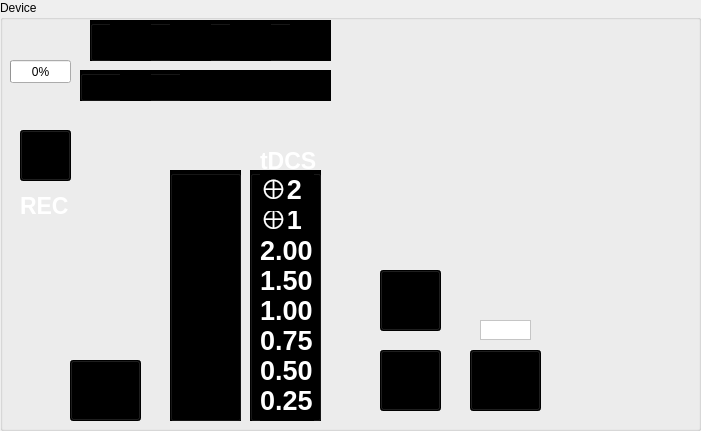
   <widget class="QGroupBox" name="deviceBox">
    <property name="geometry">
     <rect>
      <x>30</x>
      <y>60</y>
      <width>701</width>
      <height>431</height>
     </rect>
    </property>
    <property name="title">
     <string>Device</string>
    </property>
    <widget class="QPushButton" name="selectButton">
     <property name="geometry">
      <rect>
       <x>70</x>
       <y>360</y>
       <width>71</width>
       <height>61</height>
      </rect>
     </property>
     <property name="styleSheet">
      <string notr="true">background-color: rgb(0, 0, 0);</string>
     </property>
     <property name="text">
      <string/>
     </property>
     <property name="icon">
      <iconset resource="../res/Resource.qrc">
       <normaloff>:/Images/select.png</normaloff>
       <normalon>:/Images/select.png</normalon>:/Images/select.png</iconset>
     </property>
     <property name="iconSize">
      <size>
       <width>60</width>
       <height>60</height>
      </size>
     </property>
     <property name="flat">
      <bool>false</bool>
     </property>
    </widget>
    <widget class="QPushButton" name="upButton">
     <property name="geometry">
      <rect>
       <x>380</x>
       <y>270</y>
       <width>61</width>
       <height>61</height>
      </rect>
     </property>
     <property name="styleSheet">
      <string notr="true">background-color: rgb(0, 0, 0);</string>
     </property>
     <property name="text">
      <string/>
     </property>
     <property name="icon">
      <iconset resource="../res/Resource.qrc">
       <normaloff>:/Images/up_arrow.png</normaloff>
       <normalon>:/Images/up_arrow.png</normalon>:/Images/up_arrow.png</iconset>
     </property>
     <property name="iconSize">
      <size>
       <width>60</width>
       <height>60</height>
      </size>
     </property>
     <property name="flat">
      <bool>false</bool>
     </property>
    </widget>
    <widget class="QPushButton" name="downButton">
     <property name="geometry">
      <rect>
       <x>380</x>
       <y>350</y>
       <width>61</width>
       <height>61</height>
      </rect>
     </property>
     <property name="styleSheet">
      <string notr="true">background-color: rgb(0, 0, 0);</string>
     </property>
     <property name="text">
      <string/>
     </property>
     <property name="icon">
      <iconset resource="../res/Resource.qrc">
       <normaloff>:/Images/down_arrow.png</normaloff>
       <normalon>:/Images/down_arrow.png</normalon>:/Images/down_arrow.png</iconset>
     </property>
     <property name="iconSize">
      <size>
       <width>60</width>
       <height>60</height>
      </size>
     </property>
     <property name="flat">
      <bool>false</bool>
     </property>
    </widget>
    <widget class="QProgressBar" name="batteryIcon">
     <property name="geometry">
      <rect>
       <x>10</x>
       <y>60</y>
       <width>61</width>
       <height>23</height>
      </rect>
     </property>
     <property name="value">
      <number>0</number>
     </property>
    </widget>
    <widget class="QGroupBox" name="sessionGroup">
     <property name="geometry">
      <rect>
       <x>90</x>
       <y>20</y>
       <width>241</width>
       <height>41</height>
      </rect>
     </property>
     <property name="styleSheet">
      <string notr="true">background-color: rgb(243, 243, 243);
background-color: rgb(0, 0, 0);</string>
     </property>
     <property name="title">
      <string/>
     </property>
     <property name="checkable">
      <bool>false</bool>
     </property>
     <widget class="QLabel" name="mins20">
      <property name="geometry">
       <rect>
        <x>20</x>
        <y>0</y>
        <width>41</width>
        <height>41</height>
       </rect>
      </property>
      <property name="text">
       <string/>
      </property>
      <property name="pixmap">
       <pixmap resource="../res/Resource.qrc">:/Images/20_mins_off.png</pixmap>
      </property>
      <property name="scaledContents">
       <bool>true</bool>
      </property>
     </widget>
     <widget class="QLabel" name="mins45">
      <property name="geometry">
       <rect>
        <x>80</x>
        <y>0</y>
        <width>41</width>
        <height>41</height>
       </rect>
      </property>
      <property name="text">
       <string/>
      </property>
      <property name="pixmap">
       <pixmap resource="../res/Resource.qrc">:/Images/45_mins_off.png</pixmap>
      </property>
      <property name="scaledContents">
       <bool>true</bool>
      </property>
     </widget>
     <widget class="QLabel" name="userDesigned">
      <property name="geometry">
       <rect>
        <x>140</x>
        <y>0</y>
        <width>41</width>
        <height>41</height>
       </rect>
      </property>
      <property name="text">
       <string/>
      </property>
      <property name="pixmap">
       <pixmap resource="../res/Resource.qrc">:/Images/user_designed_off.png</pixmap>
      </property>
      <property name="scaledContents">
       <bool>true</bool>
      </property>
     </widget>
     <widget class="QLabel" name="treatmentHistory">
      <property name="geometry">
       <rect>
        <x>200</x>
        <y>0</y>
        <width>41</width>
        <height>41</height>
       </rect>
      </property>
      <property name="text">
       <string/>
      </property>
      <property name="pixmap">
       <pixmap resource="../res/Resource.qrc">:/Images/treatment_records_off.png</pixmap>
      </property>
      <property name="scaledContents">
       <bool>true</bool>
      </property>
     </widget>
    </widget>
    <widget class="QGroupBox" name="sessionOption">
     <property name="geometry">
      <rect>
       <x>80</x>
       <y>70</y>
       <width>251</width>
       <height>31</height>
      </rect>
     </property>
     <property name="styleSheet">
      <string notr="true">background-color: rgb(0, 0, 0);</string>
     </property>
     <property name="title">
      <string/>
     </property>
     <widget class="QLabel" name="met">
      <property name="geometry">
       <rect>
        <x>40</x>
        <y>0</y>
        <width>31</width>
        <height>31</height>
       </rect>
      </property>
      <property name="text">
       <string/>
      </property>
      <property name="pixmap">
       <pixmap resource="../res/Resource.qrc">:/Images/met_off.png</pixmap>
      </property>
      <property name="scaledContents">
       <bool>true</bool>
      </property>
     </widget>
     <widget class="QLabel" name="sub_delta">
      <property name="geometry">
       <rect>
        <x>100</x>
        <y>0</y>
        <width>31</width>
        <height>31</height>
       </rect>
      </property>
      <property name="text">
       <string/>
      </property>
      <property name="pixmap">
       <pixmap resource="../res/Resource.qrc">:/Images/sub_delta_off.png</pixmap>
      </property>
      <property name="scaledContents">
       <bool>true</bool>
      </property>
     </widget>
     <widget class="QLabel" name="theta">
      <property name="geometry">
       <rect>
        <x>160</x>
        <y>0</y>
        <width>31</width>
        <height>31</height>
       </rect>
      </property>
      <property name="text">
       <string/>
      </property>
      <property name="pixmap">
       <pixmap resource="../res/Resource.qrc">:/Images/theta_off.png</pixmap>
      </property>
      <property name="scaledContents">
       <bool>true</bool>
      </property>
     </widget>
     <widget class="QLabel" name="alpha">
      <property name="geometry">
       <rect>
        <x>220</x>
        <y>0</y>
        <width>31</width>
        <height>31</height>
       </rect>
      </property>
      <property name="text">
       <string/>
      </property>
      <property name="pixmap">
       <pixmap resource="../res/Resource.qrc">:/Images/alpha_off.png</pixmap>
      </property>
      <property name="scaledContents">
       <bool>true</bool>
      </property>
     </widget>
     <widget class="QWidget" name="formLayoutWidget">
      <property name="geometry">
       <rect>
        <x>130</x>
        <y>0</y>
        <width>160</width>
        <height>80</height>
       </rect>
      </property>
      <layout class="QFormLayout" name="formLayout"/>
     </widget>
    </widget>
    <widget class="QPushButton" name="powerButton">
     <property name="geometry">
      <rect>
       <x>470</x>
       <y>350</y>
       <width>71</width>
       <height>61</height>
      </rect>
     </property>
     <property name="styleSheet">
      <string notr="true">background-color: rgb(0, 0, 0);</string>
     </property>
     <property name="text">
      <string/>
     </property>
     <property name="icon">
      <iconset resource="../res/Resource.qrc">
       <normaloff>:/Images/power_on.png</normaloff>
       <normalon>:/Images/power_on.png</normalon>:/Images/power_on.png</iconset>
     </property>
     <property name="iconSize">
      <size>
       <width>60</width>
       <height>60</height>
      </size>
     </property>
    </widget>
    <widget class="QGraphicsView" name="powerStatus">
     <property name="geometry">
      <rect>
       <x>480</x>
       <y>320</y>
       <width>51</width>
       <height>20</height>
      </rect>
     </property>
     <property name="styleSheet">
      <string notr="true">background-color: rgb(255, 255, 255);</string>
     </property>
    </widget>
    <widget class="QGroupBox" name="levelBox">
     <property name="geometry">
      <rect>
       <x>170</x>
       <y>170</y>
       <width>71</width>
       <height>251</height>
      </rect>
     </property>
     <property name="styleSheet">
      <string notr="true">background-color: rgb(0, 0, 0);</string>
     </property>
     <property name="title">
      <string/>
     </property>
     <widget class="QLabel" name="level8">
      <property name="geometry">
       <rect>
        <x>10</x>
        <y>10</y>
        <width>51</width>
        <height>21</height>
       </rect>
      </property>
      <property name="text">
       <string/>
      </property>
      <property name="pixmap">
       <pixmap resource="../res/Resource.qrc">:/Images/lvl_8_off.png</pixmap>
      </property>
      <property name="scaledContents">
       <bool>true</bool>
      </property>
     </widget>
     <widget class="QLabel" name="level7">
      <property name="geometry">
       <rect>
        <x>10</x>
        <y>40</y>
        <width>51</width>
        <height>21</height>
       </rect>
      </property>
      <property name="text">
       <string/>
      </property>
      <property name="pixmap">
       <pixmap resource="../res/Resource.qrc">:/Images/lvl_7_off.png</pixmap>
      </property>
      <property name="scaledContents">
       <bool>true</bool>
      </property>
     </widget>
     <widget class="QLabel" name="level6">
      <property name="geometry">
       <rect>
        <x>10</x>
        <y>70</y>
        <width>51</width>
        <height>21</height>
       </rect>
      </property>
      <property name="text">
       <string/>
      </property>
      <property name="pixmap">
       <pixmap resource="../res/Resource.qrc">:/Images/lvl_6_off.png</pixmap>
      </property>
      <property name="scaledContents">
       <bool>true</bool>
      </property>
     </widget>
     <widget class="QLabel" name="level5">
      <property name="geometry">
       <rect>
        <x>10</x>
        <y>100</y>
        <width>51</width>
        <height>21</height>
       </rect>
      </property>
      <property name="text">
       <string/>
      </property>
      <property name="pixmap">
       <pixmap resource="../res/Resource.qrc">:/Images/lvl_5_off.png</pixmap>
      </property>
      <property name="scaledContents">
       <bool>true</bool>
      </property>
     </widget>
     <widget class="QLabel" name="level4">
      <property name="geometry">
       <rect>
        <x>10</x>
        <y>130</y>
        <width>51</width>
        <height>21</height>
       </rect>
      </property>
      <property name="text">
       <string/>
      </property>
      <property name="pixmap">
       <pixmap resource="../res/Resource.qrc">:/Images/lvl_4_off.png</pixmap>
      </property>
      <property name="scaledContents">
       <bool>true</bool>
      </property>
     </widget>
     <widget class="QLabel" name="level3">
      <property name="geometry">
       <rect>
        <x>10</x>
        <y>160</y>
        <width>51</width>
        <height>21</height>
       </rect>
      </property>
      <property name="text">
       <string/>
      </property>
      <property name="pixmap">
       <pixmap resource="../res/Resource.qrc">:/Images/lvl_3_off.png</pixmap>
      </property>
      <property name="scaledContents">
       <bool>true</bool>
      </property>
     </widget>
     <widget class="QLabel" name="level2">
      <property name="geometry">
       <rect>
        <x>10</x>
        <y>190</y>
        <width>51</width>
        <height>21</height>
       </rect>
      </property>
      <property name="text">
       <string/>
      </property>
      <property name="pixmap">
       <pixmap resource="../res/Resource.qrc">:/Images/lvl_2_off.png</pixmap>
      </property>
      <property name="scaledContents">
       <bool>true</bool>
      </property>
     </widget>
     <widget class="QLabel" name="level1">
      <property name="geometry">
       <rect>
        <x>10</x>
        <y>220</y>
        <width>51</width>
        <height>21</height>
       </rect>
      </property>
      <property name="text">
       <string/>
      </property>
      <property name="pixmap">
       <pixmap resource="../res/Resource.qrc">:/Images/lvl_1_off.png</pixmap>
      </property>
      <property name="scaledContents">
       <bool>true</bool>
      </property>
     </widget>
    </widget>
    <widget class="QLabel" name="intLabel">
     <property name="geometry">
      <rect>
       <x>380</x>
       <y>220</y>
       <width>61</width>
       <height>41</height>
      </rect>
     </property>
     <property name="text">
      <string/>
     </property>
     <property name="pixmap">
      <pixmap resource="../res/Resource.qrc">:/Images/int_label.png</pixmap>
     </property>
     <property name="scaledContents">
      <bool>true</bool>
     </property>
    </widget>
    <widget class="QGroupBox" name="levelBox_3">
     <property name="geometry">
      <rect>
       <x>250</x>
       <y>170</y>
       <width>71</width>
       <height>251</height>
      </rect>
     </property>
     <property name="styleSheet">
      <string notr="true">background-color: rgb(0, 0, 0);</string>
     </property>
     <property name="title">
      <string/>
     </property>
     <widget class="QLabel" name="tdcs1">
      <property name="geometry">
       <rect>
        <x>10</x>
        <y>210</y>
        <width>54</width>
        <height>41</height>
       </rect>
      </property>
      <property name="font">
       <font>
        <family>Liberation Sans</family>
        <pointsize>20</pointsize>
        <weight>75</weight>
        <bold>true</bold>
       </font>
      </property>
      <property name="styleSheet">
       <string notr="true">color: rgb(255, 255, 255);</string>
      </property>
      <property name="text">
       <string>0.25</string>
      </property>
     </widget>
     <widget class="QLabel" name="tdcs2">
      <property name="geometry">
       <rect>
        <x>10</x>
        <y>180</y>
        <width>54</width>
        <height>41</height>
       </rect>
      </property>
      <property name="font">
       <font>
        <family>Liberation Sans</family>
        <pointsize>20</pointsize>
        <weight>75</weight>
        <bold>true</bold>
       </font>
      </property>
      <property name="styleSheet">
       <string notr="true">color: rgb(255, 255, 255);</string>
      </property>
      <property name="text">
       <string>0.50</string>
      </property>
     </widget>
     <widget class="QLabel" name="tdcs3">
      <property name="geometry">
       <rect>
        <x>10</x>
        <y>150</y>
        <width>54</width>
        <height>41</height>
       </rect>
      </property>
      <property name="font">
       <font>
        <family>Liberation Sans</family>
        <pointsize>20</pointsize>
        <weight>75</weight>
        <bold>true</bold>
       </font>
      </property>
      <property name="styleSheet">
       <string notr="true">color: rgb(255, 255, 255);</string>
      </property>
      <property name="text">
       <string>0.75</string>
      </property>
     </widget>
     <widget class="QLabel" name="tdcs4">
      <property name="geometry">
       <rect>
        <x>10</x>
        <y>120</y>
        <width>54</width>
        <height>41</height>
       </rect>
      </property>
      <property name="font">
       <font>
        <family>Liberation Sans</family>
        <pointsize>20</pointsize>
        <weight>75</weight>
        <bold>true</bold>
       </font>
      </property>
      <property name="styleSheet">
       <string notr="true">color: rgb(255, 255, 255);</string>
      </property>
      <property name="text">
       <string>1.00</string>
      </property>
     </widget>
     <widget class="QLabel" name="tdcs5">
      <property name="geometry">
       <rect>
        <x>10</x>
        <y>90</y>
        <width>54</width>
        <height>41</height>
       </rect>
      </property>
      <property name="font">
       <font>
        <family>Liberation Sans</family>
        <pointsize>20</pointsize>
        <weight>75</weight>
        <bold>true</bold>
       </font>
      </property>
      <property name="styleSheet">
       <string notr="true">color: rgb(255, 255, 255);</string>
      </property>
      <property name="text">
       <string>1.50</string>
      </property>
     </widget>
     <widget class="QLabel" name="tdcs6">
      <property name="geometry">
       <rect>
        <x>10</x>
        <y>60</y>
        <width>54</width>
        <height>41</height>
       </rect>
      </property>
      <property name="font">
       <font>
        <family>Liberation Sans</family>
        <pointsize>20</pointsize>
        <weight>75</weight>
        <bold>true</bold>
       </font>
      </property>
      <property name="styleSheet">
       <string notr="true">color: rgb(255, 255, 255);</string>
      </property>
      <property name="text">
       <string>2.00</string>
      </property>
     </widget>
     <widget class="QLabel" name="tdcs7">
      <property name="geometry">
       <rect>
        <x>10</x>
        <y>30</y>
        <width>54</width>
        <height>41</height>
       </rect>
      </property>
      <property name="font">
       <font>
        <family>Liberation Sans</family>
        <pointsize>20</pointsize>
        <weight>75</weight>
        <bold>true</bold>
       </font>
      </property>
      <property name="styleSheet">
       <string notr="true">color: rgb(255, 255, 255);</string>
      </property>
      <property name="text">
       <string>⊕1</string>
      </property>
     </widget>
     <widget class="QLabel" name="tdcs8">
      <property name="geometry">
       <rect>
        <x>10</x>
        <y>0</y>
        <width>54</width>
        <height>41</height>
       </rect>
      </property>
      <property name="font">
       <font>
        <family>Liberation Sans</family>
        <pointsize>20</pointsize>
        <weight>75</weight>
        <bold>true</bold>
       </font>
      </property>
      <property name="styleSheet">
       <string notr="true">color: rgb(255, 255, 255);</string>
      </property>
      <property name="text">
       <string>⊕2</string>
      </property>
     </widget>
    </widget>
    <widget class="QLabel" name="logoLabel">
     <property name="geometry">
      <rect>
       <x>450</x>
       <y>100</y>
       <width>241</width>
       <height>151</height>
      </rect>
     </property>
     <property name="text">
      <string/>
     </property>
     <property name="pixmap">
      <pixmap resource="../res/Resource.qrc">:/Images/oasis_pro_logo.png</pixmap>
     </property>
     <property name="scaledContents">
      <bool>true</bool>
     </property>
    </widget>
    <widget class="QLabel" name="sloganLabel">
     <property name="geometry">
      <rect>
       <x>550</x>
       <y>10</y>
       <width>141</width>
       <height>41</height>
      </rect>
     </property>
     <property name="text">
      <string/>
     </property>
     <property name="pixmap">
      <pixmap resource="../res/Resource.qrc">:/Images/mind_alive_slogan.png</pixmap>
     </property>
     <property name="scaledContents">
      <bool>true</bool>
     </property>
    </widget>
    <widget class="QLabel" name="canadaLabel">
     <property name="geometry">
      <rect>
       <x>560</x>
       <y>370</y>
       <width>121</width>
       <height>41</height>
      </rect>
     </property>
     <property name="text">
      <string/>
     </property>
     <property name="pixmap">
      <pixmap resource="../res/Resource.qrc">:/Images/canada_label.png</pixmap>
     </property>
     <property name="scaledContents">
      <bool>true</bool>
     </property>
    </widget>
    <widget class="QLabel" name="tdcsLabel">
     <property name="geometry">
      <rect>
       <x>260</x>
       <y>140</y>
       <width>61</width>
       <height>41</height>
      </rect>
     </property>
     <property name="font">
      <font>
       <family>Liberation Sans</family>
       <pointsize>17</pointsize>
       <weight>75</weight>
       <bold>true</bold>
      </font>
     </property>
     <property name="styleSheet">
      <string notr="true">color: rgb(255, 255, 255);</string>
     </property>
     <property name="text">
      <string>tDCS</string>
     </property>
    </widget>
    <widget class="QLabel" name="shortPulseCES">
     <property name="geometry">
      <rect>
       <x>400</x>
       <y>10</y>
       <width>31</width>
       <height>31</height>
      </rect>
     </property>
     <property name="text">
      <string/>
     </property>
     <property name="pixmap">
      <pixmap resource="../res/Resource.qrc">:/Images/short_pulse_ces_off.png</pixmap>
     </property>
     <property name="scaledContents">
      <bool>true</bool>
     </property>
    </widget>
    <widget class="QLabel" name="duty50CycleCES">
     <property name="geometry">
      <rect>
       <x>450</x>
       <y>10</y>
       <width>31</width>
       <height>31</height>
      </rect>
     </property>
     <property name="text">
      <string/>
     </property>
     <property name="pixmap">
      <pixmap resource="../res/Resource.qrc">:/Images/duty_cycle_ces_off.png</pixmap>
     </property>
     <property name="scaledContents">
      <bool>true</bool>
     </property>
    </widget>
    <widget class="QLabel" name="leftCES">
     <property name="geometry">
      <rect>
       <x>390</x>
       <y>40</y>
       <width>41</width>
       <height>31</height>
      </rect>
     </property>
     <property name="text">
      <string/>
     </property>
     <property name="pixmap">
      <pixmap resource="../res/Resource.qrc">:/Images/left_ces_off.png</pixmap>
     </property>
     <property name="scaledContents">
      <bool>true</bool>
     </property>
    </widget>
    <widget class="QLabel" name="rightCES">
     <property name="geometry">
      <rect>
       <x>450</x>
       <y>40</y>
       <width>41</width>
       <height>31</height>
      </rect>
     </property>
     <property name="text">
      <string/>
     </property>
     <property name="pixmap">
      <pixmap resource="../res/Resource.qrc">:/Images/right_ces_off.png</pixmap>
     </property>
     <property name="scaledContents">
      <bool>true</bool>
     </property>
    </widget>
    <widget class="QLabel" name="cesOutput">
     <property name="geometry">
      <rect>
       <x>10</x>
       <y>330</y>
       <width>41</width>
       <height>41</height>
      </rect>
     </property>
     <property name="text">
      <string/>
     </property>
     <property name="pixmap">
      <pixmap resource="../res/Resource.qrc">:/Images/ces_output.png</pixmap>
     </property>
     <property name="scaledContents">
      <bool>true</bool>
     </property>
    </widget>
    <widget class="QLabel" name="audioInput">
     <property name="geometry">
      <rect>
       <x>20</x>
       <y>10</y>
       <width>41</width>
       <height>41</height>
      </rect>
     </property>
     <property name="text">
      <string/>
     </property>
     <property name="pixmap">
      <pixmap resource="../res/Resource.qrc">:/Images/audio_input.png</pixmap>
     </property>
     <property name="scaledContents">
      <bool>true</bool>
     </property>
    </widget>
    <widget class="QPushButton" name="recordButton">
     <property name="geometry">
      <rect>
       <x>20</x>
       <y>130</y>
       <width>51</width>
       <height>51</height>
      </rect>
     </property>
     <property name="styleSheet">
      <string notr="true">background-color: rgb(0, 0, 0);</string>
     </property>
     <property name="text">
      <string/>
     </property>
     <property name="icon">
      <iconset resource="../res/Resource.qrc">
       <normaloff>:/Images/record.png</normaloff>:/Images/record.png</iconset>
     </property>
     <property name="iconSize">
      <size>
       <width>60</width>
       <height>60</height>
      </size>
     </property>
     <property name="flat">
      <bool>false</bool>
     </property>
    </widget>
    <widget class="QLabel" name="label">
     <property name="geometry">
      <rect>
       <x>20</x>
       <y>190</y>
       <width>51</width>
       <height>31</height>
      </rect>
     </property>
     <property name="font">
      <font>
       <family>Liberation Sans</family>
       <pointsize>17</pointsize>
       <weight>75</weight>
       <bold>true</bold>
      </font>
     </property>
     <property name="styleSheet">
      <string notr="true">color: rgb(255, 255, 255);</string>
     </property>
     <property name="text">
      <string>REC</string>
     </property>
    </widget>
   </widget>
